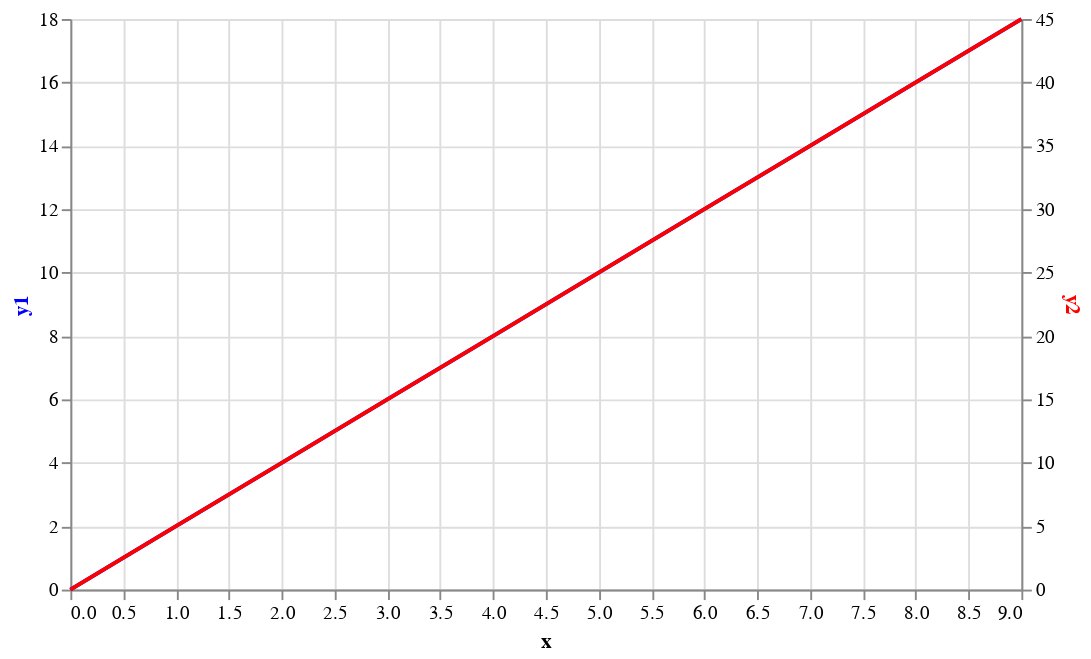

The code cell stored with this chart in its notebook:
### Code cell
# THIS IS A WORKING EXAMPLE FROM CHAT

import altair as alt
import pandas as pd

# Sample data
data = pd.DataFrame({
    'x': range(10),
    'y1': [i * 2 for i in range(10)],  # First line data
    'y2': [i * 5 for i in range(10)]   # Second line data
})

# Base chart
base_chart = alt.Chart(data).encode(
    x='x'
).properties(
    width=500,
    height=300
)

# Chart for the first line with its own y-axis
chart1 = base_chart.mark_line(color='blue').encode(
    y=alt.Y('y1', axis=alt.Axis(titleColor='blue')),  # This specifies the first line with a blue axis
)

# Chart for the second line with a different y-axis
chart2 = base_chart.mark_line(color='red').encode(
    y=alt.Y('y2', axis=alt.Axis(titleColor='red')),  # This specifies the second line with a red axis
)

# Layering the charts and specifying the right y-axis for the second chart
combined_chart = alt.layer(
    chart1,
    chart2.encode(y=alt.Y('y2', axis=alt.Axis(titleColor='red'), scale=alt.Scale(zero=False)))
).resolve_scale(y='independent')

combined_chart

### Figure 1 — Vega-Lite specification as saved in the notebook (floating-point values rounded to 4 significant figures)
{"$schema": "https://vega.github.io/schema/vega-lite/v5.16.3.json", "config": {"view": {"continuousHeight": 300, "continuousWidth": 300}}, "data": {"name": "data-746c7521fd5711816b0ddfb7b6396905"}, "datasets": {"data-746c7521fd5711816b0ddfb7b6396905": [{"x": 0, "y1": 0, "y2": 0}, {"x": 1, "y1": 2, "y2": 5}, {"x": 2, "y1": 4, "y2": 10}, {"x": 3, "y1": 6, "y2": 15}, {"x": 4, "y1": 8, "y2": 20}, {"x": 5, "y1": 10, "y2": 25}, {"x": 6, "y1": 12, "y2": 30}, {"x": 7, "y1": 14, "y2": 35}, {"x": 8, "y1": 16, "y2": 40}, {"x": 9, "y1": 18, "y2": 45}]}, "height": 300, "layer": [{"encoding": {"x": {"field": "x", "type": "quantitative"}, "y": {"axis": {"titleColor": "blue"}, "field": "y1", "type": "quantitative"}}, "mark": {"color": "blue", "type": "line"}}, {"encoding": {"x": {"field": "x", "type": "quantitative"}, "y": {"axis": {"titleColor": "red"}, "field": "y2", "scale": {"zero": false}, "type": "quantitative"}}, "mark": {"color": "red", "type": "line"}}], "resolve": {"scale": {"y": "independent"}}, "width": 500}
